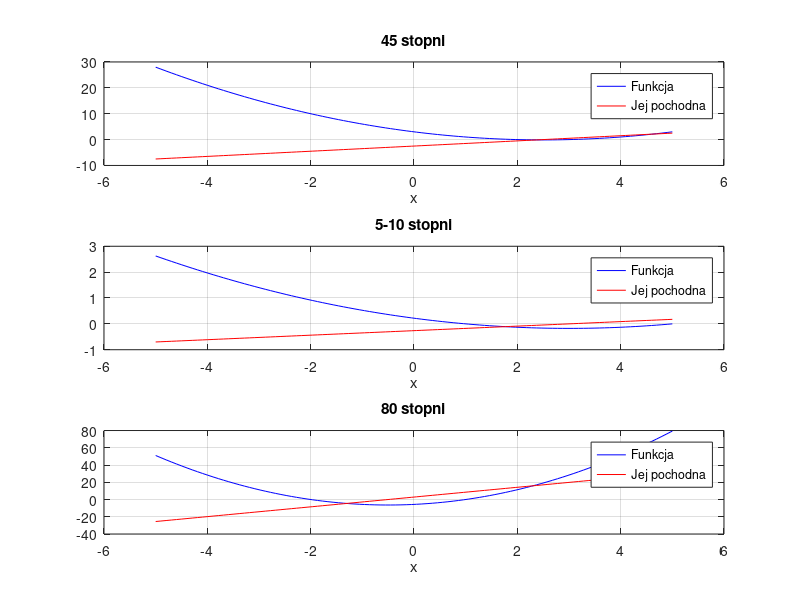

Reproduce this figure in MATLAB. (Note: this script raises an error after producing the figure.)
clear all;
close all;
clc;

x1_45 = 2;
x2_45 = 3;

x1_5 = 1;
x2_5 = 5;

x1_80 = -2;
x2_80 = 1;

a45 = tan(deg2rad(45))/2;
a5 = tan(deg2rad(5))/2;
a80 = tan(deg2rad(80))/2;

f45 = @(x) a45 * (x - x1_45) .* (x - x2_45);
f5 = @(x) a5 * (x - x1_5) .* (x - x2_5);
f80 = @(x) a80 * (x - x1_80) .* (x - x2_80);

fp45 = @(x) 2 * a45 * x - a45 * (x1_45 + x2_45);
fp5 = @(x) 2 * a5 * x - a5 * (x1_5 + x2_5);
fp80 = @(x) 2 * a80 * x - a80 * (x1_80 + x2_80);

x = linspace(-5,5,100);

desZero45 = 2;
desZero80 = 1;
desZero5 = 1;

figure;
subplot(3, 1, 1);
plot(x, f45(x), 'b-', x, fp45(x), 'r-');
title('45 stopni'); xlabel('x'); grid on;
legend('Funkcja', 'Jej pochodna');

subplot(3, 1, 2);
plot(x, f5(x), 'b-', x, fp5(x), 'r-');
title('5-10 stopni'); xlabel('x'); grid on;
legend('Funkcja', 'Jej pochodna');

subplot(3, 1, 3);
plot(x, f80(x), 'b-', x, fp80(x), 'r-');
title('80 stopni'); xlabel('x'); grid on;
legend('Funkcja', 'Jej pochodna');

it=20;
cb45 = nonlinsolvers(f45, fp45, 0, 2.5, 'newton-raphson', it);
cb5 = nonlinsolvers(f5, fp5, 0, 2.5, 'newton-raphson', it);
cb80 = nonlinsolvers(f80, fp80, 0, 2.5, 'newton-raphson', it);

figure;
plot( 1:it,cb45,'o-'); xlabel('iter'); ylabel('cb(iter)');
title("45 deg"); 
figure;
plot( 1:it,cb5,'o-'); xlabel('iter'); ylabel('cb(iter)');
title("5 deg");
figure;
plot( 1:it,cb80,'o-'); xlabel('iter'); ylabel('cb(iter)');
title("80 deg");
tolerance = 0.00001;

if abs(cb80(end)-desZero80) < tolerance
    disp('Osiągnięto wymaganą dokładność dla nachylenia 80');
else
    disp('Nie osiągnięto wymaganej dokładności dla nachylenia 80');
end

if abs(cb45(end)-desZero45) < tolerance
    disp('Osiągnięto wymaganą dokładność dla nachylenia 45');
else
    disp('Nie osiągnięto wymaganej dokładności dla nachylenia 45');
end


if abs(cb5(end)-desZero5) < tolerance
    disp('Osiągnięto wymaganą dokładność dla nachylenia 5');
else
    disp('Nie osiągnięto wymaganej dokładności dla nachylenia 5');
end